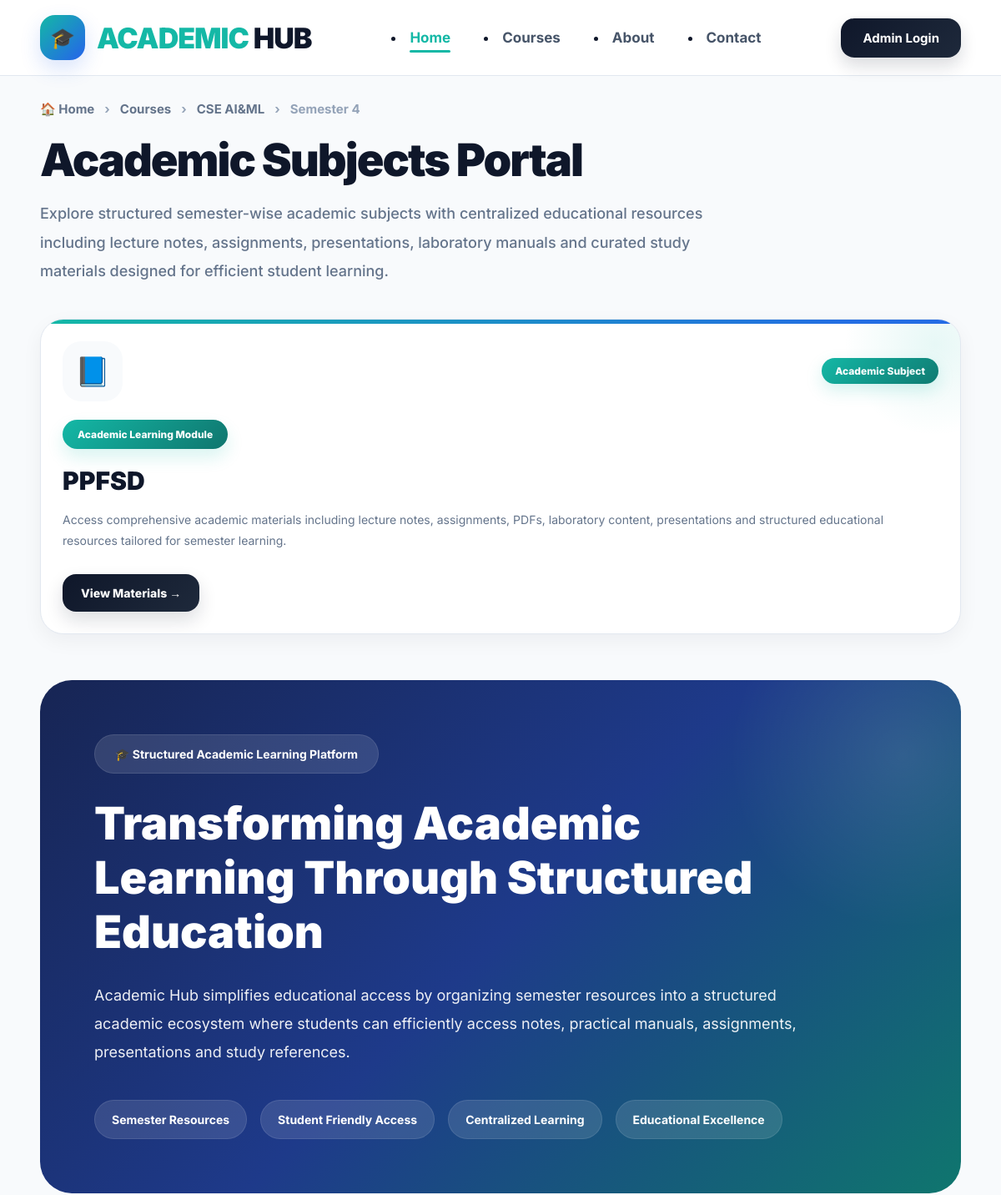
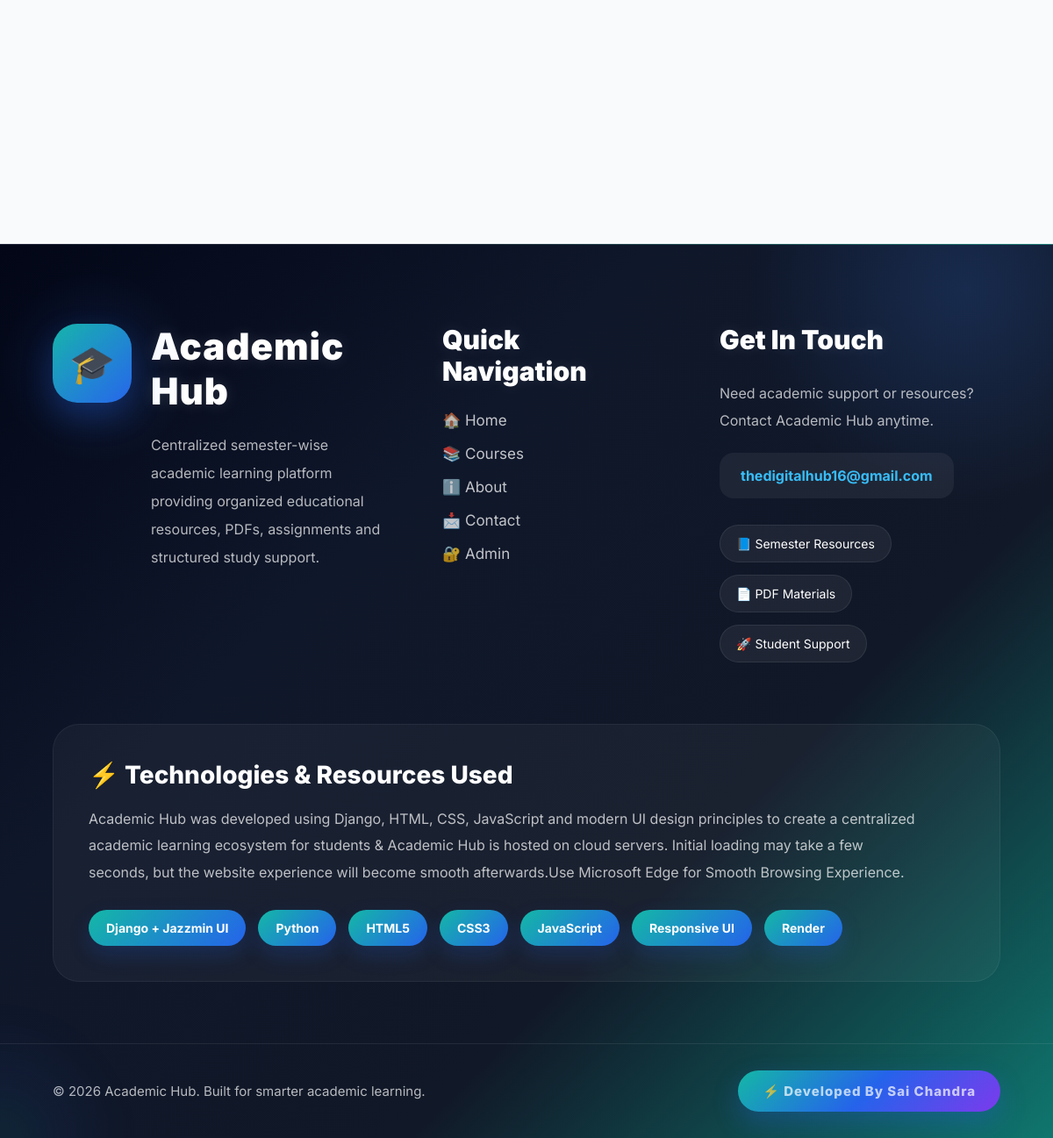
Screenshot of /subjects/15/9/ with the database file from the repository (2 pictures, top to bottom).
### hub/models.py (models this page shows, shortened)
class Branch(models.Model):
    name = models.CharField(max_length=100)

class Semester(models.Model):
    name = models.CharField(max_length=50)

class Subject(models.Model):
    name = models.CharField(max_length=200)
    semester = models.ForeignKey(Semester, on_delete=models.CASCADE)
    branches = models.ManyToManyField(Branch)

### hub/views.py (the view)
# urls.py: path('subjects/<int:sem_id>/<int:branch_id>/', views.subjects, name='subjects'),
def subjects(request, sem_id, branch_id):
    branch = get_object_or_404(
        Branch,
        id=branch_id
    )
    semester = get_object_or_404(
        Semester,
        id=sem_id
    )
    subjects = Subject.objects.filter(
        semester_id=sem_id,
        branches__id=branch_id
    ).distinct()
    return render(request, 'subjects.html', {
        'subjects': subjects,
        'branch': branch,
        'semester': semester
    })

### hub/templates/subjects.html (shortened to what this page needs)
{% extends 'base.html' %}
{% block content %}
<div class="subject-page">
    <div class="breadcrumb">
        <a href="/" class="bread-link">
            🏠 Home
        </a>
        <span>›</span>
        <a href="/" class="bread-link">
            Courses
        </a>
        <span>›</span>
        <a href="/semesters/{{ branch.id }}/" class="bread-link">
            {{ branch.name }}
        </a>
        <span>›</span>
        <span class="bread-active">
            Semester {{ semester.name }}
        </span>
    </div>
    <div class="subject-header">
        <h1 class="subject-title">
            Academic Subjects Portal
        </h1>
        <p class="subject-subtitle">
            Explore structured semester-wise academic subjects with
            centralized educational resources including lecture notes,
            assignments, presentations, laboratory manuals and curated
            study materials designed for efficient student learning.
        </p>
    </div>
    <div class="subject-grid">
        {% for subject in subjects %}
        <div class="subject-card">
            <div class="subject-top">
                <div class="subject-icon">
                    📘
                </div>
                <div class="credit-badge">
                    Academic Subject
                </div>
            </div>
            <div class="subject-body">
                <div class="subject-code">
                    Academic Learning Module
                </div>
                <h2 class="subject-name">
                    {{ subject.name }}
                </h2>
                <p class="subject-desc">
                    Access comprehensive academic materials including
                    lecture notes, assignments, PDFs, laboratory content,
                    presentations and structured educational resources
                    tailored for semester learning.
                </p>
            </div>
            <a href="/categories/{{ subject.id }}/"
               class="subject-btn">
               View Materials →
            </a>
        </div>
        {% endfor %}
    </div>
    <section class="learning-banner">
        <div class="learning-badge">
            🎓 Structured Academic Learning Platform
        </div>
        <h2 class="learning-title">
            Transforming Academic Learning Through Structured Education
        </h2>
        <p class="learning-desc">
            Academic Hub simplifies educational access by organizing
            semester resources into a structured academic ecosystem
            where students can efficiently access notes, practical
            manuals, assignments, presentations and study references.
        </p>
        <div class="learning-tags">
            <span>Semester Resources</span>
            <span>Student Friendly Access</span>
            <span>Centralized Learning</span>
            <span>Educational Excellence</span>
        </div>
    </section>
</div>
{% endblock %}

### hub/templates/base.html (style rules this page uses)
* { margin:0; padding:0; box-sizing:border-box; scroll-behavior:smooth; }
body { font-family:'Inter',sans-serif; background:#f8fafc; color:#0f172a; overflow-x:hidden; }
a { text-decoration:none; }

### hub/templates/subjects.html (style rules this page uses)
.subject-page { width:92%; max-width:1450px; margin:auto; padding:30px 0 80px; }
.breadcrumb { display:flex; align-items:center; gap:12px; margin-bottom:22px; font-size:15px; font-weight:700; flex-wrap:wrap; }
.bread-link { text-decoration:none; color:#64748b; transition:0.3s; }
.bread-active { color:#0f172a; }
.breadcrumb span { color:#94a3b8; }
.subject-header { margin-bottom:35px; }
.subject-title { font-size:54px; font-weight:900; letter-spacing:-2px; color:#0f172a; margin-bottom:18px; line-height:1.1; }
.subject-subtitle { font-size:18px; color:#64748b; max-width:850px; line-height:1.9; font-weight:500; }
.subject-grid { display:grid; grid-template-columns: repeat(auto-fit,minmax(320px,1fr)); gap:26px; margin-top:40px; }
.subject-card { background:white; border-radius:28px; padding:26px; border:1px solid #e2e8f0; position:relative; overflow:hidden; transition:0.4s ease; min-height:300px; display:flex; flex-direction:column; justify-content:space-between; box-shadow: 0 8px 24px rgba(15,23,42,0.05); }
.subject-card::before { content:''; position:absolute; top:0; left:0; width:100%; height:5px; background: linear-gradient( 90deg, #14b8a6, #2563eb ); }
.subject-card::after { content:''; position:absolute; width:220px; height:220px; border-radius:50%; background: radial-gradient( rgba(20,184,166,0.10), transparent 70% ); top:-80px; right:-80px; transition:0.4s; }
.subject-top { display:flex; align-items:center; justify-content:space-between; margin-bottom:22px; }
.subject-icon { width:72px; height:72px; border-radius:22px; background:#f8fafc; display:flex; align-items:center; justify-content:center; font-size:34px; transition:0.35s; }
.credit-badge { padding:8px 16px; border-radius:999px; background: linear-gradient( 135deg, #14b8a6, #0f766e ); color:white; font-size:12px; font-weight:800; box-shadow: 0 8px 20px rgba(20,184,166,0.18); }
.subject-body { flex-grow:1; display:flex; flex-direction:column; justify-content:center; }
.subject-code { display:inline-block; width:fit-content; padding:10px 18px; border-radius:999px; background: linear-gradient( 135deg, #14b8a6, #0f766e ); color:white; font-size:12px; font-weight:800; margin-bottom:20px; box-shadow: 0 10px 20px rgba(20,184,166,0.16); }
.subject-name { font-size:30px; font-weight:900; color:#0f172a; margin-bottom:16px; line-height:1.2; }
.subject-desc { color:#64748b; line-height:1.8; font-size:14px; margin-bottom:28px; flex-grow:1; }
.subject-btn { display:inline-flex; align-items:center; justify-content:center; gap:8px; width:fit-content; padding:14px 22px; border-radius:16px; background: linear-gradient( 135deg, #0f172a, #1e293b ); color:white; text-decoration:none; font-size:14px; font-weight:800; transition:0.35s; box-shadow: 0 10px 22px rgba(15,23,42,0.14); }
.learning-banner { margin-top:55px; background: linear-gradient( 135deg, #172554, #1e3a8a, #0f766e ); border-radius:38px; padding:65px; position:relative; overflow:hidden; color:white; }
.learning-banner::before { content:''; position:absolute; width:420px; height:420px; background: radial-gradient( rgba(255,255,255,0.10), transparent 70% ); right:-140px; top:-120px; border-radius:50%; }
.learning-badge { display:inline-flex; align-items:center; gap:10px; padding:14px 24px; border-radius:999px; background:rgba(255,255,255,0.12); border:1px solid rgba(255,255,255,0.10); font-size:14px; font-weight:700; margin-bottom:28px; }
.learning-title { font-size:54px; font-weight:900; line-height:1.2; margin-bottom:26px; max-width:900px; }
.learning-desc { font-size:18px; line-height:1.9; max-width:860px; opacity:0.92; }
.learning-tags { display:flex; flex-wrap:wrap; gap:16px; margin-top:40px; }
.learning-tags span { padding:14px 20px; border-radius:999px; background:rgba(255,255,255,0.12); border:1px solid rgba(255,255,255,0.10); font-size:14px; font-weight:700; transition:0.3s; }

### rows the page displays
Branch: name "CSE AI&ML"
Semester: name "4"
Subject: name "PPFSD"
